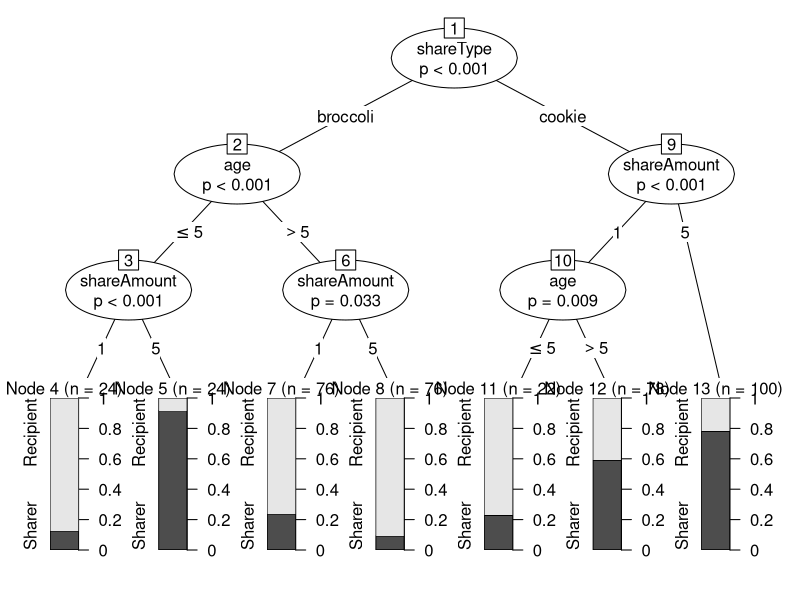
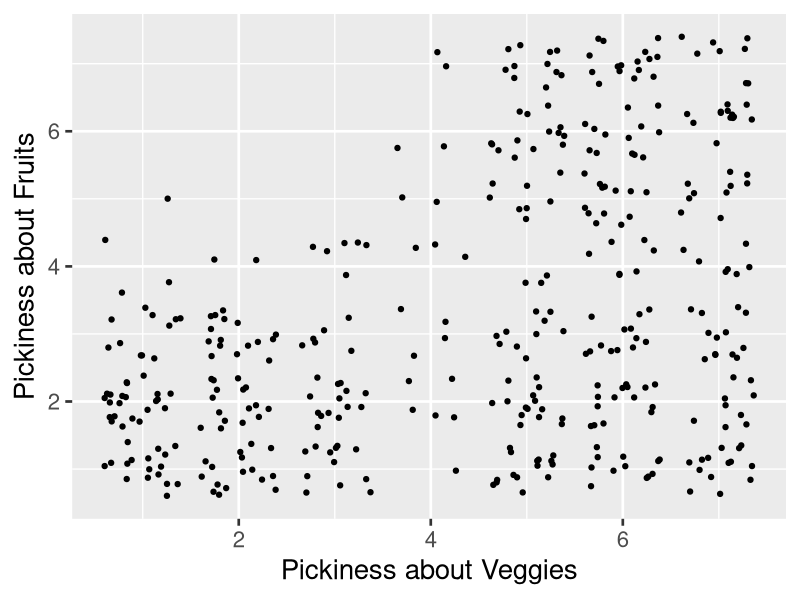
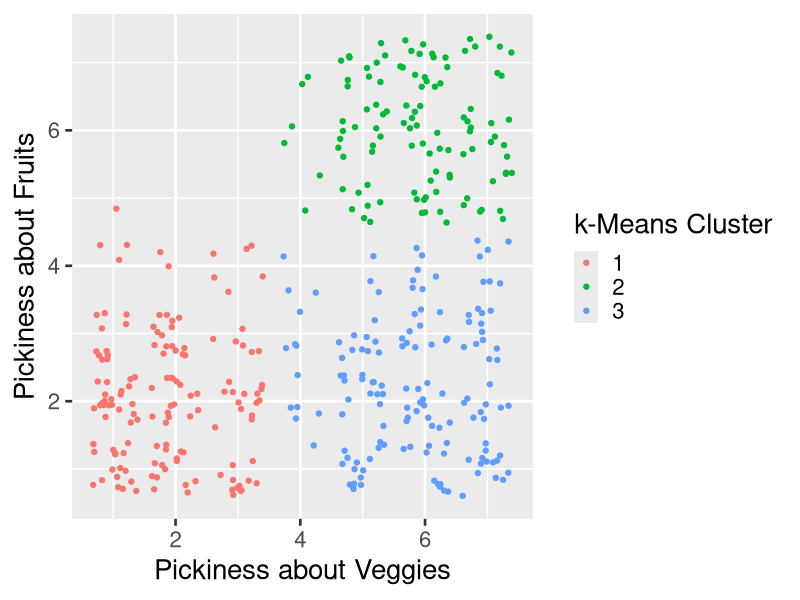

Generate these figures, in order, with R:
## ---- chunk 1
knitr::opts_chunk$set(echo = TRUE)
## ---- chunk 2

library(partykit)
library(ggplot2)

## ---- chunk 3

#Set seed to make results reproducible
set.seed(20230802)

#Load the data
data<-read.csv("Week 6/Week 6 Example Data.csv")

#Set categorical variables as factors:
data$PIN<-as.factor(data$PIN)
data$shareAmount<-as.factor(data$shareAmount)
data$shareType<-as.factor(data$shareType)
data$dollChoice<-as.factor(data$dollChoice)

## ---- chunk 4

tree <- ctree(dollChoice ~ age + 
                shareAmount + 
                shareType, 
              data = data)

#Plot the decision tree
plot(tree)

## ---- chunk 5
#Plotting 
pickyPlot <- ggplot(data = data, 
                    aes(x= pickyVeg,
                        y= pickyFruit))+
  labs(x= "Pickiness about Veggies",
       y= "Pickiness about Fruits")+
  theme_gray(base_size=20)+
  geom_jitter()

#Output the data
plot(pickyPlot)

## ---- chunk 6

#fit cluster analysis
kFit <- kmeans(data[,3:4], centers = 3)

#extract means of clusters
kCenters <- kFit$centers

#assign the clusters to our data
data$cluster <- as.factor(kFit$cluster)


#plot data

pickyPlot <- pickyPlot + 
  aes(color = data$cluster)+
  labs(color = "k-Means Cluster")

#Output data into graph
pickyPlot
